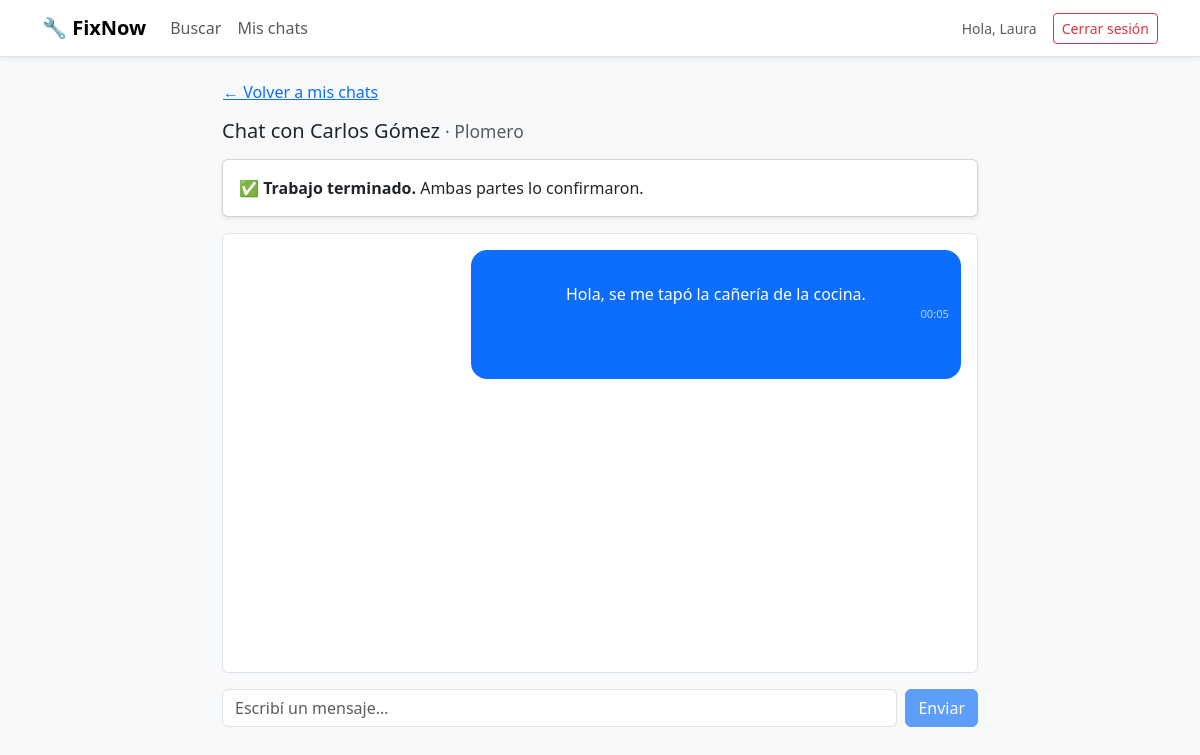
The app's page /chat.php?id=1 (signed in) with its own data.
### tables this page shows
CREATE TABLE SOLICITUD (
    id_solicitud                INT AUTO_INCREMENT PRIMARY KEY,
    id_usuario                  INT NOT NULL,   
    id_trabajador                INT NOT NULL,   
    mensaje_inicial              TEXT,
    estado_contacto              ENUM('pendiente','aceptada','rechazada') NOT NULL DEFAULT 'pendiente',
    fecha_creacion                DATETIME DEFAULT CURRENT_TIMESTAMP,
    estado_trabajo                ENUM('no_solicitado','pendiente','aceptado','rechazado') NOT NULL DEFAULT 'no_solicitado',
    fecha_confirmacion_trabajo    DATETIME NULL,   
    confirmado_cliente            BOOLEAN NOT NULL DEFAULT FALSE,
    confirmado_trabajador         BOOLEAN NOT NULL DEFAULT FALSE,
     
     
    posponer_cliente_hasta        DATETIME NULL,
    posponer_trabajador_hasta     DATETIME NULL,
    FOREIGN KEY (id_usuario) REFERENCES USUARIO(id_usuario) ON DELETE CASCADE,
    FOREIGN KEY (id_trabajador) REFERENCES TRABAJADOR(id_trabajador) ON DELETE CASCADE
);

CREATE TABLE USUARIO (
    id_usuario     INT AUTO_INCREMENT PRIMARY KEY,
    nombre         VARCHAR(60) NOT NULL,
    apellido       VARCHAR(60) NOT NULL,
    mail           VARCHAR(120) NOT NULL UNIQUE,    
    contrasena     VARCHAR(255) NOT NULL,           
    rol            ENUM('cliente','trabajador','admin') NOT NULL,
    id_localidad   INT,
    fecha_registro DATETIME DEFAULT CURRENT_TIMESTAMP,
    estado         ENUM('activo','pendiente','bloqueado') NOT NULL DEFAULT 'activo',
    FOREIGN KEY (id_localidad) REFERENCES LOCALIDAD(id_localidad)
);

CREATE TABLE TRABAJADOR (
    id_trabajador       INT AUTO_INCREMENT PRIMARY KEY,
    id_usuario          INT NOT NULL UNIQUE,    
    oficio              VARCHAR(80),
    descripcion         TEXT,
    anios_experiencia   TINYINT,
    estado_habilitacion ENUM('pendiente','habilitado','rechazado') NOT NULL DEFAULT 'pendiente',
    foto_perfil         VARCHAR(255),
    FOREIGN KEY (id_usuario) REFERENCES USUARIO(id_usuario) ON DELETE CASCADE
);

### src/helpers/Sesion.php (called while the page is built, shortened)
<?php
class Sesion
{
    public static function idUsuarioActual(): ?int
    {
        return $_SESSION['id_usuario'] ?? null;
    }
    public static function csrfToken(): string
    {
        return $_SESSION['csrf'];
    }
}

### src/config/Database.php (called while the page is built, shortened)
<?php
class Database
{
    private static ?PDO $instancia = null;
    public static function getConexion(): PDO
    {
        if (self::$instancia === null) {
            $host = getenv('DB_HOST');
            $nombreBD = getenv('DB_NAME');
            $usuario = getenv('DB_USER');
            $clave = getenv('DB_PASS');
            $dsn = "mysql:host={$host};dbname={$nombreBD};charset=utf8mb4";
            $opciones = [
                PDO::ATTR_ERRMODE => PDO::ERRMODE_EXCEPTION,
                PDO::ATTR_DEFAULT_FETCH_MODE => PDO::FETCH_ASSOC,
                PDO::ATTR_EMULATE_PREPARES => false,
            ];
            try {
                self::$instancia = new PDO($dsn, $usuario, $clave, $opciones);
            } catch (PDOException $error) {
                error_log('Error de conexión a la base de datos: ' . $error->getMessage());
                die('No se pudo conectar a la base de datos. Intente más tarde.');
            }
        }
        return self::$instancia;
    }
}

### src/models/Solicitud.php (called while the page is built, shortened)
<?php
class Solicitud
{
    private PDO $pdo;
    public function __construct(PDO $pdo)
    {
        $this->pdo = $pdo;
    }
    private function base(): string
    {
        return "SELECT s.*,
                       uc.nombre   AS cliente_nombre,
                       uc.apellido AS cliente_apellido,
                       t.id_usuario AS id_usuario_trabajador,
                       t.oficio,
                       ut.nombre   AS trabajador_nombre,
                       ut.apellido AS trabajador_apellido,
                       (SELECT m.contenido FROM MENSAJE m
                         WHERE m.id_solicitud = s.id_solicitud
                         ORDER BY m.id_mensaje DESC LIMIT 1) AS ultimo_mensaje
                  FROM SOLICITUD s
                  JOIN USUARIO uc ON uc.id_usuario = s.id_usuario
                  JOIN TRABAJADOR t ON t.id_trabajador = s.id_trabajador
                  JOIN USUARIO ut ON ut.id_usuario = t.id_usuario";
    }
    public function obtenerSiParticipa(int $idSolicitud, int $idUsuario): ?array
    {
        $consulta = $this->pdo->prepare(
            $this->base() . ' WHERE s.id_solicitud = ? AND (s.id_usuario = ? OR t.id_usuario = ?) LIMIT 1'
        );
        $consulta->execute([$idSolicitud, $idUsuario, $idUsuario]);
        $fila = $consulta->fetch();
        $fila['mi_rol'] = ((int) $fila['id_usuario'] === $idUsuario) ? 'cliente' : 'trabajador';
        return $fila;
    }
}

### src/controllers/ChatController.php (called while the page is built, shortened)
<?php
class ChatController
{
    public static function abrir(int $idUsuario, int $idSolicitud): ?array
    {
        $solicitud = (new Solicitud(Database::getConexion()))->obtenerSiParticipa($idSolicitud, $idUsuario);
        return $solicitud;
    }
    public static function mensajesDesde(int $idUsuario, int $idSolicitud, int $desdeId): ?array
    {
        if (self::abrir($idUsuario, $idSolicitud) === null) {
            return null;
        }
        return (new Mensaje(Database::getConexion()))->listarDesde($idSolicitud, $desdeId);
    }
}

### src/helpers/Vista.php (called while the page is built, shortened)
<?php
class Vista
{
    public static function e(?string $texto): string
    {
        return htmlspecialchars($texto ?? '', ENT_QUOTES, 'UTF-8');
    }
}

### src/models/Mensaje.php (called while the page is built, shortened)
<?php
class Mensaje
{
    private PDO $pdo;
    public function __construct(PDO $pdo)
    {
        $this->pdo = $pdo;
    }
    public function listarDesde(int $idSolicitud, int $desdeId = 0): array
    {
        $consulta = $this->pdo->prepare(
            'SELECT id_mensaje, id_emisor, contenido, fecha_envio
               FROM MENSAJE
              WHERE id_solicitud = ? AND id_mensaje > ?
              ORDER BY id_mensaje ASC'
        );
        $consulta->execute([$idSolicitud, $desdeId]);
        return $consulta->fetchAll();
    }
}

### public/chat.php (the view, shortened to what this page needs)
<?php
$miId = Sesion::idUsuarioActual();
$idSolicitud = (int) ($_GET['id'] ?? 0);
$chat = ChatController::abrir($miId, $idSolicitud);
if ($chat !== null) {
    $mensajes = ChatController::mensajesDesde($miId, $idSolicitud, 0);
    $ultimoId = $mensajes ? (int) end($mensajes)['id_mensaje'] : 0;
    $soyCliente = $chat['mi_rol'] === 'cliente';
    $otraParte = $soyCliente
        ? $chat['trabajador_nombre'] . ' ' . $chat['trabajador_apellido']
        : $chat['cliente_nombre'] . ' ' . $chat['cliente_apellido'];
    $finalizado = (bool) $chat['confirmado_cliente'] && (bool) $chat['confirmado_trabajador'];
}
?>
<!DOCTYPE html>
<html lang="es">
<head>
    <link href="https://cdn.jsdelivr.net/npm/bootstrap@5.3.3/dist/css/bootstrap.min.css" rel="stylesheet">
    <link rel="stylesheet" href="assets/css/estilos.css">
</head>
<body class="bg-light">
<?php require __DIR__ . '/../src/views/navbar.php'; ?>
<div class="container pb-5" style="max-width: 780px;">
    <a href="chats.php" class="btn btn-link px-0 mb-2">← Volver a mis chats</a>
<?php if ($chat === null): ?>
    <div class="alert alert-warning">Esta conversación no está disponible.</div>
<?php else: ?>
    <h1 class="h5 mb-3">
        Chat con <?= Vista::e($otraParte) ?>
        <?php if ($soyCliente): ?><small class="text-muted">· <?= Vista::e($chat['oficio']) ?></small><?php endif; ?>
    </h1>
    <div class="card card-body shadow-sm mb-3">
        <?php if ($finalizado): ?>
            <div>✅ <strong>Trabajo terminado.</strong> Ambas partes lo confirmaron.</div>
        <?php endif; ?>
    </div>
    <div id="chat"
         data-solicitud="<?= $idSolicitud ?>"
         data-ultimo="<?= $ultimoId ?>"
         data-csrf="<?= Vista::e(Sesion::csrfToken()) ?>">
        <div id="mensajes" class="chat-caja border rounded p-3 mb-3">
            <div class="msg <?= $soyCliente ? 'mio' : 'otro' ?>">
                <div class="burbuja">
                    <?= Vista::e($chat['mensaje_inicial']) ?>
                    <div class="hora"><?= Vista::e(date('H:i', strtotime($chat['fecha_creacion']))) ?></div>
                </div>
            </div>
        </div>
        <form id="formMensaje" class="d-flex gap-2">
            <input type="text" id="textoMensaje" class="form-control" maxlength="2000"
                   placeholder="Escribí un mensaje…" autocomplete="off">
            <button type="submit" id="botonEnviar" class="btn btn-primary" disabled>Enviar</button>
        </form>
    </div>
<?php endif; ?>
</div>
</body>
</html>

### public/assets/css/estilos.css (style rules this page uses)
body { font-family: 'Segoe UI', Roboto, Arial, sans-serif; }
.chat-caja { height: 55vh; min-height: 280px; overflow-y: auto; background: #fff; }
.msg { display: flex; margin-bottom: .5rem; }
.msg.mio { justify-content: flex-end; }
.burbuja { max-width: 75%; padding: .5rem .75rem; border-radius: 1rem; white-space: pre-wrap; word-wrap: break-word; }
.msg.mio .burbuja { background: #0d6efd; color: #fff; }
.burbuja .hora { font-size: .7rem; opacity: .7; text-align: right; }

### records on screen
solicitud: usuario.nombre+apellido "Carlos Gómez", id_trabajador.oficio "Plomero", mensaje_inicial "Hola, se me tapó la cañería de la cocina.", fecha_creacion "00:05"

### other values on screen
Vista::e($_SESSION['nombre'] ?? '') "Laura"
